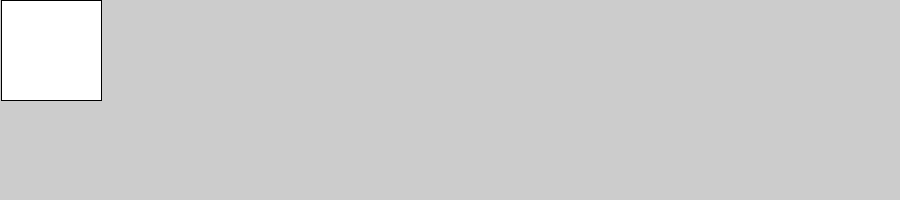
Frame 1 (no input)
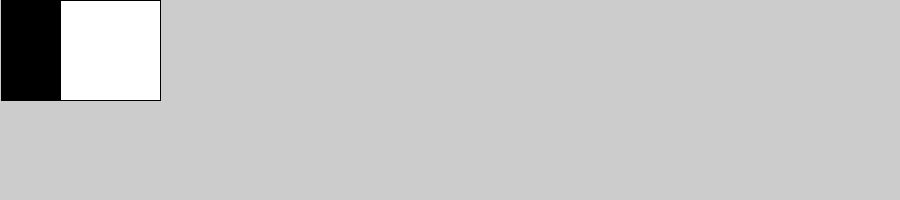
Frame 60 (the mouse pressed at the canvas centre just before this capture)
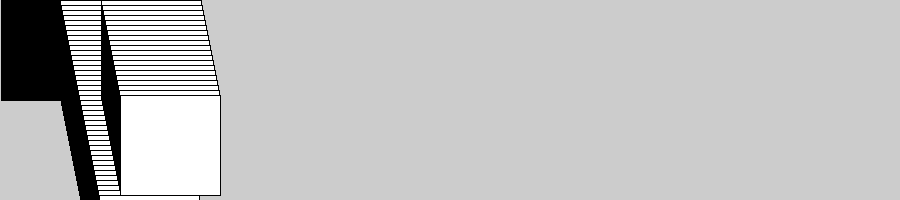
Frame 120 (the mouse held since frame 60 and released just before this capture)

The Processing sketch that drew these frames (run headless with seeded random() and noise(); from frame 60 on, the mouse is pressed at the canvas centre):

// Processing sketch: Exercise16_01
// ── Exercise16_01.pde
int X;
int Y;

void setup() {
  X=0;
  Y=0;
  size(900,200);
}

void draw() {
  if (keyCode==UP) {
    X=0; 
  }
  if (mousePressed) {
    Y+=5;
  }
  if (Y>200) {
    Y=0;
  }
  while (X>900){
    X=0;
    background(50);
  }
    X+=1;
  rect(X,Y,100,100);
}
